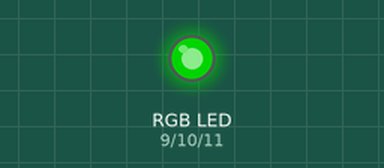
This sketch was run on a simulated Arduino Uno, built with avr-gcc and run on an emulated ATmega328P. Shown: an RGB LED mixed from three pins (HIGH = lit). Dim RGB values are drawn brighter than linear.

Above: at 0.1 s.
Timing chart, 0 to 1.6 s (numbered marks = the images above):
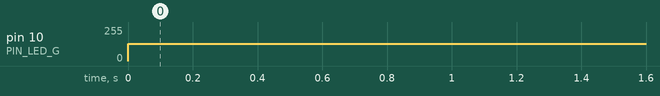

The sketch:

color.ino
```cpp
/* Broches */
const byte PIN_LED_R = 9;
const byte PIN_LED_G = 10;
const byte PIN_LED_B = 11;

/** Affiche une couleur */
void displayColor(byte r, byte g, byte b) {

  // Assigne l'état des broches
  // Version cathode commune
  //analogWrite(PIN_LED_R, r);
  //analogWrite(PIN_LED_G, g);
  //analogWrite(PIN_LED_B, b);
  // Version anode commune
  analogWrite(PIN_LED_R, r);
  analogWrite(PIN_LED_G, g);
  analogWrite(PIN_LED_B, b);
}


void setup() {
  // put your setup code here, to run once:
  pinMode(PIN_LED_R, OUTPUT);
  pinMode(PIN_LED_G, OUTPUT);
  pinMode(PIN_LED_B, OUTPUT);
  displayColor(0, 0, 0);
}

void loop() {
  // put your main code here, to run repeatedly:
  displayColor(0, 128, 0);

}
```

Measured:
- by itself, pin 10 (PIN_LED_G): 0/255 → 128/255 at 0.00 s
